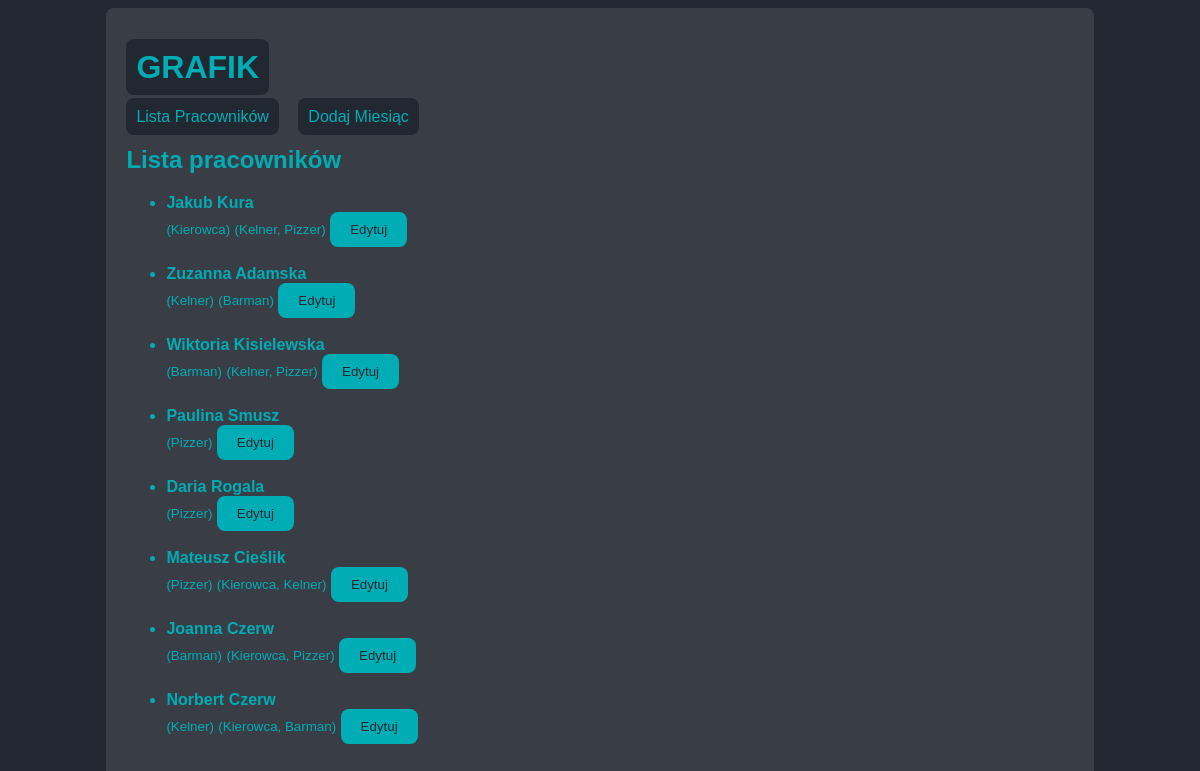
The app's page /list_employees, older data.
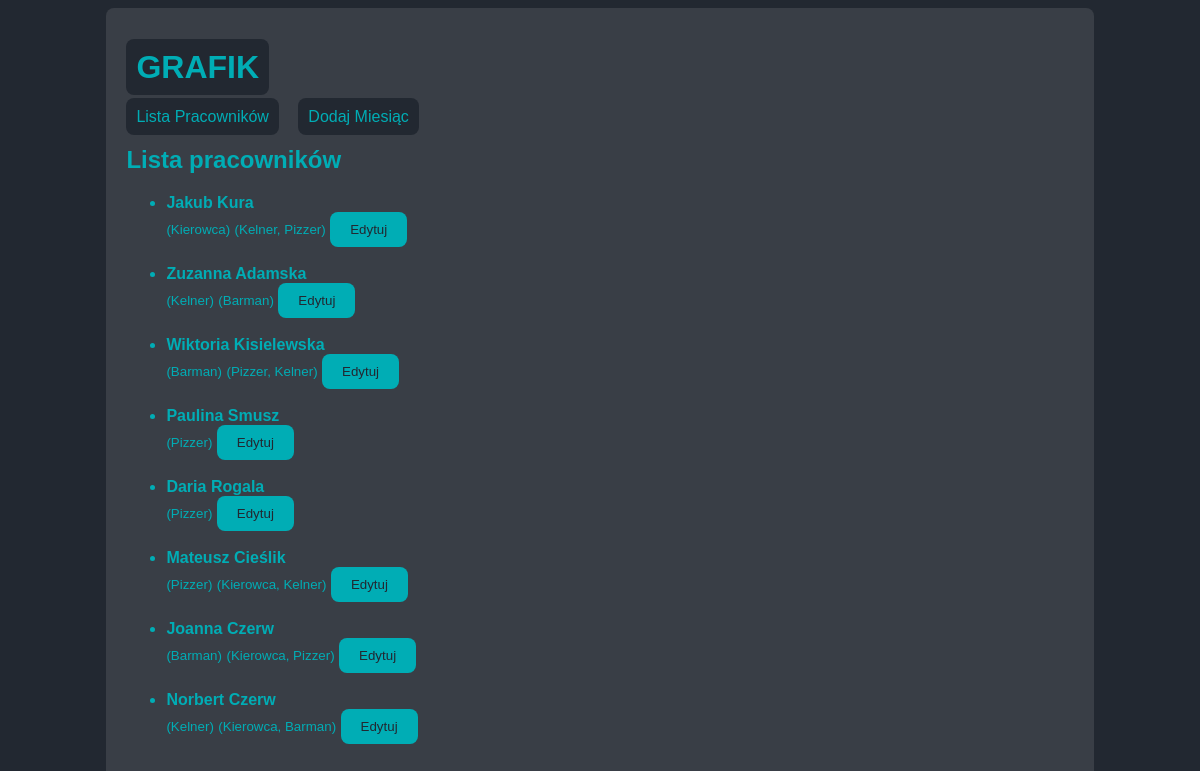
The same page, newer data.
### tables this page shows
CREATE TABLE employees(
id INTEGER PRIMARY KEY AUTOINCREMENT,
name TEXT NOT NULL,
surname TEXT NOT NULL,
positions TEXT not null,
active INTEGER NOT NULL DEFAULT 1 CHECK (active IN (0, 1)),
created_at TEXT NOT NULL DEFAULT (datetime('now'))
);

### app.py (the view)
@app.route("/list_employees")
def list_employees():
    db = get_db()
    raw_employees = db.execute("SELECT id, name, surname, positions, active, created_at FROM employees ORDER by created_at DESC").fetchall()
    employees = []
    for emp in raw_employees:
        emp_data = dict(emp)
        if emp_data.get('positions'):
            try:
                emp_data['positions'] = json.loads(emp_data['positions'])
            except json.JSONDecodeError:
                emp_data['positions'] = {}
        else:
            emp_data['positions'] = {}
        employees.append(emp_data)
    return render_template("list_employees.html", employees=employees)

### app.py (called while the page is built)
def get_db():
    if "db" not in g:
        conn = sqlite3.connect(DATABASE)
        conn.row_factory = sqlite3.Row
        conn.execute("PRAGMA foreign_keys = ON;")
        g.db = conn
    return g.db

### templates/list_employees.html (shortened to what this page needs)
{% extends "index.html" %}
    {% block content %}
    <h2>Lista pracowników</h2>
{% if employees|length == 0 %}
<h3>Brak pracowników na liście</h3>
{% else %}
    <ul>
        {% for employee in employees %}
            <li class="employee-item">
                <div class="employee-title">
                    <strong>{{ employee["name"] }} {{ employee["surname"] }}</strong>
                    <br>
                    <small>({{ employee['positions']['main_position'] }})</small>
                    {%if employee['positions']['other_positions'] != ['None'] and employee['positions']['other_positions'] != [] %}<small>({{ employee['positions']['other_positions']|join(', ') }})</small>{% endif %}
                    <form method="get" action='{{ url_for('edit_employee', employee_id=employee['id']) }}' style="display:inline;">
                        <button type="submit">Edytuj</button>
                    </form>
                </div>
                <br>
            </li>
        {% endfor %}
    </ul>
{% endif %}
    {% endblock %}

### templates/index.html (shortened to what this page needs)
<!DOCTYPE html>
<html lang="en">
<head>
    <link rel="stylesheet" href="{{ url_for('static', filename='CSS/style.css') }}">
</head>
<body>
    <div class="container">
    <header>
        <div class="nav">
        <h1><a href="{{ url_for('index') }}">GRAFIK</a></h1>
        <a href="{{ url_for('list_employees') }}">Lista Pracowników</a>
        <a href="{{ url_for('add_month') }}">Dodaj Miesiąc</a>
        </div>
    </header>
    <section class="content">
    {% block content %}{% endblock %}
    </section>
    </div>
</body>
</html>

### static/CSS/style.css (style rules this page uses)
:root { --body_color: #222831; --main_color: #393E46; --text_color: #00ADB5; }
body { background-color: var(--body_color, value); color: var(--text_color, value); font-family: Arial, sans-serif; }
.container { width: 80%; margin: 0 auto; background-color: var(--main_color, value); padding: 20px; border-radius: 8px; }
a { color: #EEEEEE; text-decoration: none; margin-right: 15px; margin-top: 10px; background-color: var(--body_color); color: var(--text_color); border-radius: 8px; padding: 10px; }
button { background-color: var(--text_color); color: var(--body_color); border: none; padding: 10px 20px; border-radius: 8px; cursor: pointer; }

Row changes from the older to the newer data that the page shows:
changed employees "Wiktoria": positions.other_positions "Kelner, Pizzer" → "Pizzer, Kelner"
